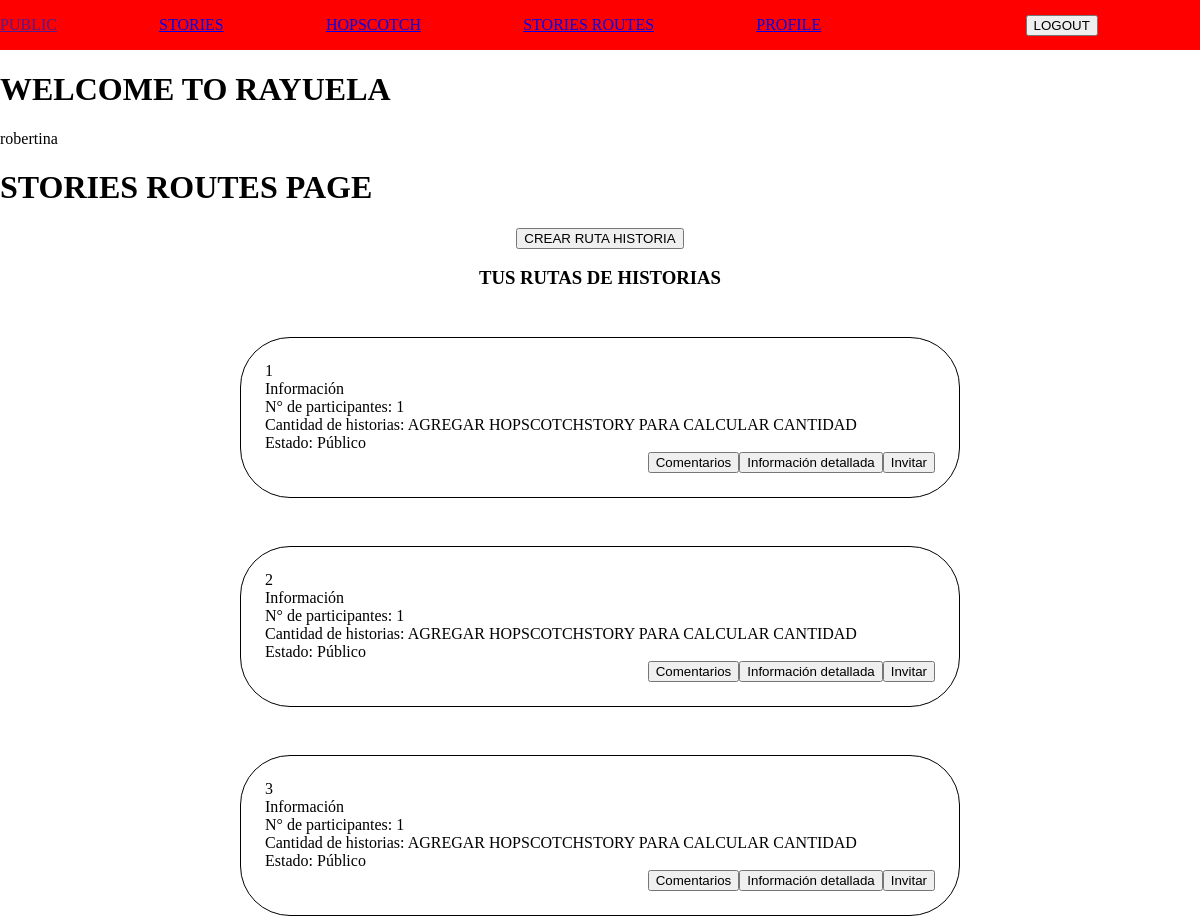
Screenshot of /stories-routes/home/ (signed in) with the database file from the repository.
### accounts/models.py (models this page shows, shortened)
class Writer(AbstractBaseUser, PermissionsMixin):
    email = models.EmailField(max_length=255, unique=True)
    first_name = models.CharField(max_length=30, null=False, blank=False)
    last_name = models.CharField(max_length=30, null=False, blank=False)
    web_site = models.CharField(max_length=255, null=True, blank=True)
    signing = models.CharField(max_length=128, null=True, blank=True)
    writer_level = models.IntegerField(default=1, blank=True)
    timestamp = models.DateTimeField(auto_now_add=True, blank=True, auto_now=False)  # auto_created
    ''' Campos temporales para administrar en panel admin '''
    is_active = models.BooleanField(default=True)
    is_admin = models.BooleanField(default=False)
    is_staff = models.BooleanField(default=False)
    objects = WriterManager()
    USERNAME_FIELD = 'email'  # Indica la PK del usuario custom
    REQUIRED_FIELDS = ['first_name', 'last_name']  # Todos los campos blank=False

### stories_routes/models.py (models this page shows, shortened)
class StoryRoute(models.Model):
    writer = models.ForeignKey(settings.AUTH_USER_MODEL, on_delete=models.CASCADE)
    story = models.ForeignKey("stories.Story", on_delete=models.CASCADE)

### stories_routes/views.py (the view)
# urls.py: path('home/', stories_routes_home, name='stories-routes-home'),
def stories_routes_home(request):
    stories_routes = StoryRoute.objects.filter(writer=request.user)
    data = {"stories_routes": stories_routes}
    return render(request, "pages/stories_routes.html", context=data)

### templates/pages/stories_routes.html (shortened to what this page needs)
{% extends 'pages/home.html' %}
{% block content_login %}
<h1>STORIES ROUTES PAGE</h1>
{% if form %}
<div class="form-container" style=" width: 100%; display:flex; justify-content: center; margin-left: auto; margin-right: auto;">
    <form method="post">
        <p> 1° escoge tus historias y colaboradores
            {% csrf_token %}
            {% for field in form.visible_fields %}
                <div class="field-container" style="margin-top:2rem; margin-bottom: 2rem;">
                    <div>
                        {{ field.label_tag }}
                    </div>
                    <div>
                        {{ field }}
                    </div>
                </div>
            {% endfor %}
        </p>
        <button class="button" type="submit">crear routa de historias</button>
    </form>
</div>
{% else %}
<div class="container-create" style="justify-content:center; display:flex ;width:100%;">
    <div class="button-logout">
        <form action="{% url 'stories-routes-urls:stories-routes-create' %}" method="POST">
            <button type="submit">CREAR RUTA HISTORIA</button>
        </form>
    </div>
</div>
<div class="story_container" style="width: 100%; text-align:center;">
    <div class="for-container" style="display: inline-block; width: 45rem;">
        <h3>TUS RUTAS DE HISTORIAS</h3>
    {% for story_route in stories_routes %}
        <div class="container-hopscotch" style="padding: 1.5rem; margin-top: 3rem; text-align: left; border-style: solid; border-width: 1px; border-radius: 50px;">
            <div>{{ story_route.id }}</div>
            <div>Información</div>
            <div>N° de participantes: 1</div>
            <div>Cantidad de historias: AGREGAR HOPSCOTCHSTORY PARA CALCULAR CANTIDAD</div>
            <div>Estado: {% if story_route %} Público {% else %} Privado {% endif %}</div>
            <div class="container-extra" style="justify-content: right; display:flex ;width:100%;">
                <div class="button-comentarios">
                    <form action="{% url 'writers-urls:all-comments' %}" method="POST">
                    <button name="comments" value='{{ story_route.id }}' type="submit">Comentarios</button>
                    </form>
                </div>
                 <div class="button-detalle-info">
                    <form action="" method="POST">
                    <button type="submit">Información detallada</button>
                    </form>
                </div>
                 <div class="button-detalle-info">
                    <form action="" method="POST">
                    <button type="submit">Invitar</button>
                    </form>
                </div>
            </div>
        </div>
    {% endfor %}
    </div>
</div>
{% endif %}
{% endblock %}

### templates/pages/home.html (shortened to what this page needs)
{% extends 'pages/base.html' %}
{% block content %}
<nav class="nav">
    <div class="nav-ul">
        <p class="nav-li">
            <a clas="nav-link" href="">PUBLIC</a>
        </p>
        <p>
            <a class="nav-link" href="{% url 'stories-urls:story-home' %}">STORIES</a>
        </p>
        <p>
            <a class="nav-link" href="{% url 'hopscotch-urls:hopscotch-home' %}">HOPSCOTCH</a>
        </p>
        <p>
            <a class="'nav-link" href="{% url 'stories-routes-urls:stories-routes-home'%}">STORIES ROUTES</a>
        </p>
        <p>
            <a class="nav-link" href="{% url 'accounts-urls:writer-profile' %}">PROFILE</a>
        </p>
        <p>
            <div class="button-logout">
            <form action="{% url 'accounts-urls:logout' %}" method="POST">
                <button type="submit">LOGOUT</button>
            </form>
            </div>
        </p>
    </div>
</nav>
<h1>WELCOME TO RAYUELA</h1>
<p>{{user.first_name}}</p>
{% block content_login %}
{% endblock %}
{% endblock %}

### templates/styles/styles.css (style rules this page uses)
.nav { background-color: red; }
.nav-ul { display:flex; justify-content: space-between; align-items: center; }

### rows the page displays
Writer: first_name "robertina"
StoryRoute: id "1"
StoryRoute: id "2"
StoryRoute: id "3"
